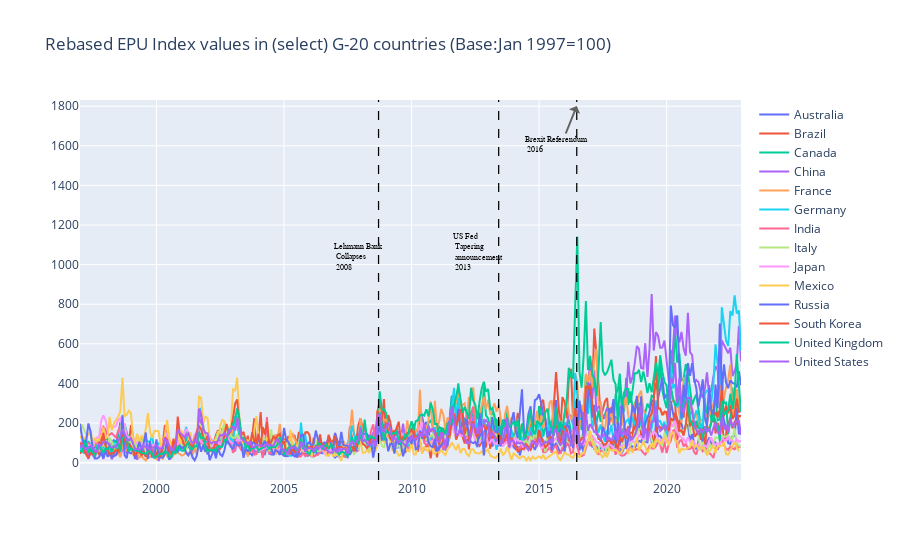

Here is the notebook cell this chart was saved with:
### Code cell
import plotly.graph_objs as go
import pandas as pd
import numpy as np
import cufflinks as cf  # Cufflinks

## JUST FOR INFO
# all_g20_countries=['Argentina','Australia','Brazil','Canada','China','France','Germany','India','Indonesia',
#      'Italy','Japan','Mexico','Russia','Saudi Arabia','South Africa','South Korea','Turkey',
#      'United Kingdom','United States','European Union']

# Create a dataframe by reading epu data
df_epu = pd.read_excel('/Users/kalyan/Library/CloudStorage/OneDrive-IIMVIZAG/Kalyan-Research/T20-PolicyBrief-G20/Data/G20.xlsx'
                  , sheet_name='G20-EPU',
                   dtype={'Year':object,'Month':object,},
                      header=0);

#Uniformity in Year data - Convert Numeric to String
df_epu['Year'] = df_epu['Year'].astype(str)
#Uniformity in Month data - Convert Numeric to String of length 2
df_epu['Month'] = df_epu['Month'].astype(str).str.zfill(2)
#Generate Date in datetime dtype
df_epu['Date']= str('01')+df_epu['Month']+df_epu['Year']


df_epu['Date'] = pd.to_datetime(df_epu['Date'], 
                                 format='%d%m%Y')
df_epu['Year'] = pd.to_datetime(df_epu['Date'], 
                                 format='%Y')
df_epu['Month'] = pd.to_datetime(df_epu['Date'], 
                                 format='%m')

df_epu= df_epu.set_index('Date')

df_epu = df_epu.drop(columns=['Year', 'Month'])

g20_list = list(df_epu.columns)
g20_list = [e for e in g20_list if e not in ('SCMP China', 'Mainland China')]

#print(g20_list)

################## FIG 2 - EPU TimeSeries ############

# # define a Z-normalization function
# def normalize(x):
#     return (x - x.mean()) / x.std()

# # apply the normalization function to each column
# df_norm = df_g20_available.loc[:, epu_list].apply(normalize)

# Create a sample timeseries
ts = df_epu[g20_list]

# Calculate the rebased timeseries
#rebased_ts = (ts / ts.iloc[0]) * 100

#print(rebased_ts.head(10))

#The main plot
fig2 = go.Figure()

# loop through the y-data and add a trace for each column
for y in g20_list:
    #fig2.add_trace(go.Scatter(x=ts.index, y=rebased_ts[y], name=y))
    fig2.add_trace(go.Scatter(x=ts.index, y=ts[y], name=y))

# fed Tapering plan announced
fig2.add_vline(x=pd.to_datetime("01062013",format='%d%m%Y'), line_width=1.25, line_dash="dash", line_color="Black")
fig2.add_annotation(
    x=pd.to_datetime("01062013",format='%d%m%Y')
    , y=1000+1
    , text=f'US Fed <br> Tapering <br> announcement <br> 2013'
    , yanchor='bottom'
    , showarrow=True
    , arrowhead=1
    , arrowsize=1
    , arrowwidth=2
    , arrowcolor="#636363"
    , ax=-20
    , ay=10
    , font=dict(size=8, color="Black", family="Courier New, monospace")
    , align="left"
    ,)

# Lehmann Collapse
fig2.add_vline(x=pd.to_datetime("15092008",format='%d%m%Y'), line_width=1.25, line_dash="dash", line_color="Black")
fig2.add_annotation(
    x=pd.to_datetime("15092008",format='%d%m%Y')
    , y=1000+1
    , text=f'Lehmann Bank <br> Collapses <br> 2008'
    , yanchor='bottom'
    , showarrow=True
    , arrowhead=1
    , arrowsize=1
    , arrowwidth=2
    , arrowcolor="#636363"
    , ax=-20
    , ay=10
    , font=dict(size=8, color="Black", family="Courier New, monospace")
    , align="left"
    ,)

# Brexit Referendum Vote 23 June 2016
fig2.add_vline(x=pd.to_datetime("23062016",format='%d%m%Y'), line_width=1.25, line_dash="dash", line_color="Black")
fig2.add_annotation(
    x=pd.to_datetime("23062016",format='%d%m%Y')
    , y=1800+1
    , text=f'Brexit Referendum <br> 2016'
    , yanchor='bottom'
    , showarrow=True
    , arrowhead=1
    , arrowsize=1
    , arrowwidth=2
    , arrowcolor="#636363"
    , ax=-20
    , ay=50
    , font=dict(size=8, color="Black", family="Courier New, monospace")
    , align="left"
    ,)

fig2.update_layout(title="Rebased EPU Index values in (select) G-20 countries (Base:Jan 1997=100)")

fig2.show()

### Figure 1 — Plotly figure (JSON) as saved in the notebook; plotly's stock layout.template omitted (floating-point values rounded to 4 significant figures; data arrays with more than 128 entries replaced by an {"elided": "..."} marker saying what was removed)
{"data": [{"name": "Australia", "type": "scatter", "x": {"elided": "312 str values"}, "y": {"elided": "312 float values"}}, {"name": "Brazil", "type": "scatter", "x": {"elided": "312 str values"}, "y": {"elided": "312 float values"}}, {"name": "Canada", "type": "scatter", "x": {"elided": "312 str values"}, "y": {"elided": "312 float values"}}, {"name": "China", "type": "scatter", "x": {"elided": "312 str values"}, "y": {"elided": "312 float values"}}, {"name": "France", "type": "scatter", "x": {"elided": "312 str values"}, "y": {"elided": "312 float values"}}, {"name": "Germany", "type": "scatter", "x": {"elided": "312 str values"}, "y": {"elided": "312 float values"}}, {"name": "India", "type": "scatter", "x": {"elided": "312 str values"}, "y": {"elided": "312 float values"}}, {"name": "Italy", "type": "scatter", "x": {"elided": "312 str values"}, "y": {"elided": "312 float values"}}, {"name": "Japan", "type": "scatter", "x": {"elided": "312 str values"}, "y": {"elided": "312 float values"}}, {"name": "Mexico", "type": "scatter", "x": {"elided": "312 str values"}, "y": {"elided": "312 float values"}}, {"name": "Russia", "type": "scatter", "x": {"elided": "312 str values"}, "y": {"elided": "312 float values"}}, {"name": "South Korea", "type": "scatter", "x": {"elided": "312 str values"}, "y": {"elided": "312 float values"}}, {"name": "United Kingdom", "type": "scatter", "x": {"elided": "312 str values"}, "y": {"elided": "312 float values"}}, {"name": "United States", "type": "scatter", "x": {"elided": "312 str values"}, "y": {"elided": "312 float values"}}], "layout": {"annotations": [{"align": "left", "arrowcolor": "#636363", "arrowhead": 1, "arrowsize": 1, "arrowwidth": 2, "ax": -20, "ay": 10, "font": {"color": "Black", "family": "Courier New, monospace", "size": 8}, "showarrow": true, "text": "US Fed <br> Tapering <br> announcement <br> 2013", "x": "2013-06-01T00:00:00", "y": 1001, "yanchor": "bottom"}, {"align": "left", "arrowcolor": "#636363", "arrowhead": 1, "arrowsize": 1, "arrowwidth": 2, "ax": -20, "ay": 10, "font": {"color": "Black", "family": "Courier New, monospace", "size": 8}, "showarrow": true, "text": "Lehmann Bank <br> Collapses <br> 2008", "x": "2008-09-15T00:00:00", "y": 1001, "yanchor": "bottom"}, {"align": "left", "arrowcolor": "#636363", "arrowhead": 1, "arrowsize": 1, "arrowwidth": 2, "ax": -20, "ay": 50, "font": {"color": "Black", "family": "Courier New, monospace", "size": 8}, "showarrow": true, "text": "Brexit Referendum <br> 2016", "x": "2016-06-23T00:00:00", "y": 1801, "yanchor": "bottom"}], "shapes": [{"line": {"color": "Black", "dash": "dash", "width": 1.25}, "type": "line", "x0": "2013-06-01T00:00:00", "x1": "2013-06-01T00:00:00", "xref": "x", "y0": 0, "y1": 1, "yref": "y domain"}, {"line": {"color": "Black", "dash": "dash", "width": 1.25}, "type": "line", "x0": "2008-09-15T00:00:00", "x1": "2008-09-15T00:00:00", "xref": "x", "y0": 0, "y1": 1, "yref": "y domain"}, {"line": {"color": "Black", "dash": "dash", "width": 1.25}, "type": "line", "x0": "2016-06-23T00:00:00", "x1": "2016-06-23T00:00:00", "xref": "x", "y0": 0, "y1": 1, "yref": "y domain"}], "title": {"text": "Rebased EPU Index values in (select) G-20 countries (Base:Jan 1997=100)"}}}
